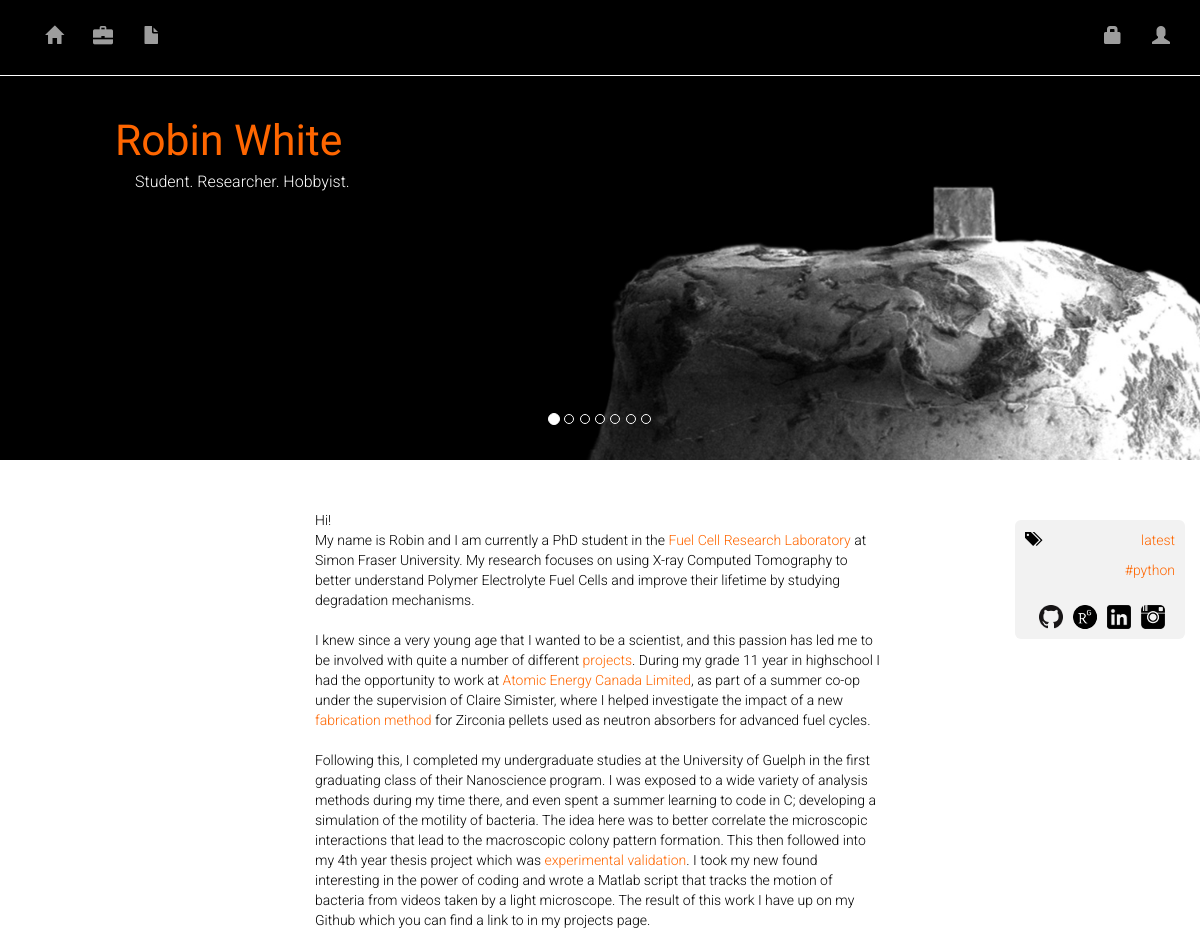
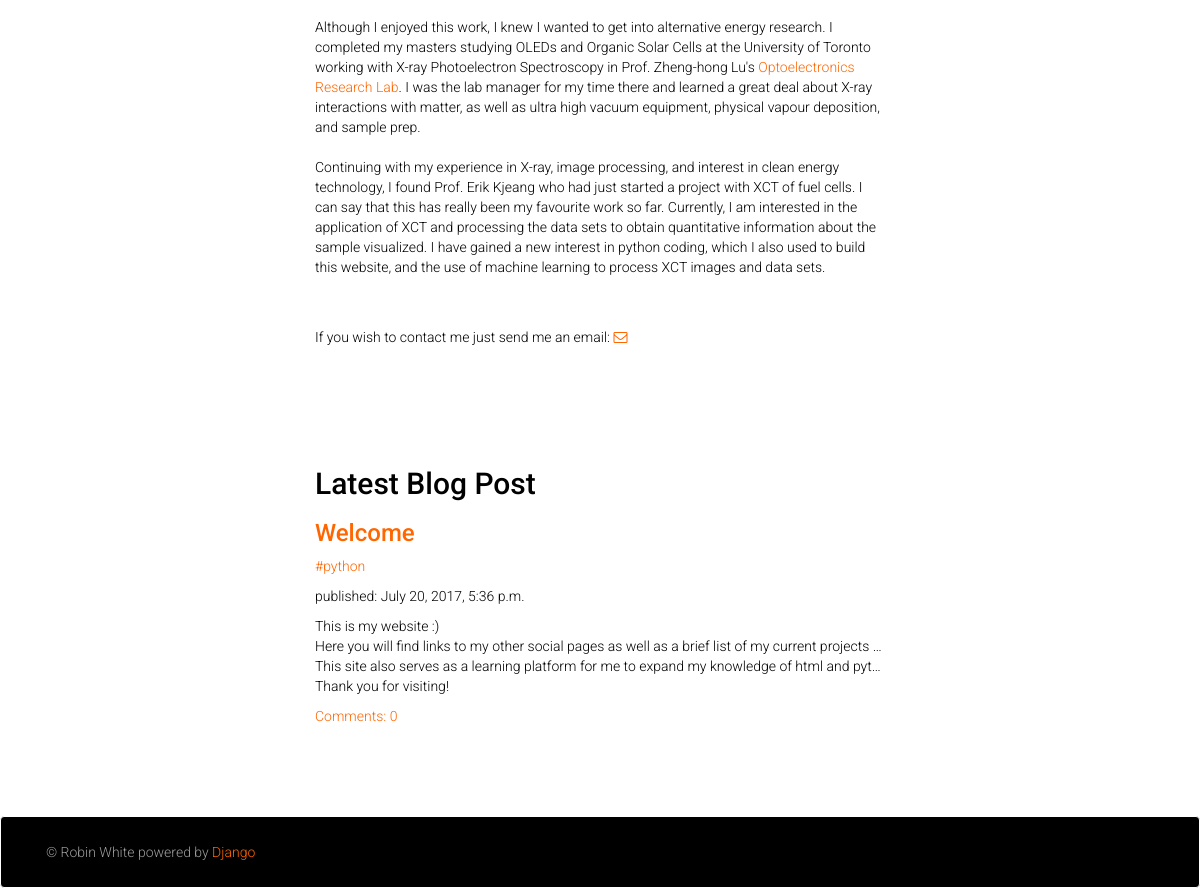
The page / on the database its author committed (2 pictures, top to bottom).
### blog/models.py (models this page shows, shortened)
class Category(models.Model):
    created_at = models.DateTimeField(auto_now_add=True, verbose_name="Created at")
    updated_at = models.DateTimeField(auto_now=True, verbose_name="Updated at")
    title = models.CharField(default="old", null=True, blank=True, max_length=255, verbose_name="Title")
    class Meta:
        verbose_name = "Category"
        verbose_name_plural = "Categories"
        ordering = ['title']
    def __str__(self):
        return self.title

class Post(models.Model):
    author = models.ForeignKey('auth.User')
    title = models.CharField(max_length=200)
    category = models.ForeignKey(Category, verbose_name="Category")
    text = models.TextField(null=True, blank=True)
    sourcecode = models.TextField(null=True, blank=True)
    image = models.ImageField(upload_to=upload_location, null=True, blank=True, width_field='width_field', height_field='height_field')
    height_field = models.IntegerField(default=0, null=True, blank=True)
    width_field = models.IntegerField(default=0, null=True, blank=True)
    created_date = models.DateTimeField(default=timezone.now)
    published_date = models.DateTimeField(blank=True, null=True)

### blog/views.py (the view)
# urls.py: url(r'^$', views.index, name='index'),
def index(request):
    last = Post.objects.count() - 1
    ind = random.randint(0, last)
    post = Post.objects.filter(published_date__lte=timezone.now()).order_by('-published_date')[0] #Post.objects.all()[ind]
    posts = Post.objects.all()
    categories = Category.objects.all()
    category = Category.objects.get(title = post.category)
    latest_post = Post.objects.filter(published_date__lte=timezone.now()).order_by('-published_date')[0]
    return render(request, 'blog/index.html', {'post': post, 'posts': posts, 'categories': categories, 'category': category, 'latest_post': latest_post})

### blog/templates/blog/index.html (shortened to what this page needs)
{% extends 'blog/base.html' %}
{% block content %}
    <br>
    <div id="carousel" class="carousel slide carousel-fade" data-ride="carousel">
        <ol class="carousel-indicators">
            <li data-target="#carousel" data-slide-to="0" class="active"></li>
            <li data-target="#carousel" data-slide-to="1"></li>
            <li data-target="#carousel" data-slide-to="2"></li>
            <li data-target="#carousel" data-slide-to="3"></li>
            <li data-target="#carousel" data-slide-to="4"></li>
            <li data-target="#carousel" data-slide-to="5"></li>
            <li data-target="#carousel" data-slide-to="6"></li>
        </ol>
        <div class="carousel-inner">
            <div class="active item">
              <hgroup>
                <div class="col-xs-7 col-xs-offset-1 logo">
                  Robin White
                </div>
                <div class="col-xs-6 col-xs-offset-1 text2">
                  Student. Researcher. Hobbyist.
                </div>
              </hgroup>
            </div>
        </div>
    </div>
    <div class="container-fluid">
      <div class ="row">
      <div class="col-md-6 col-md-offset-3" id="mybreak">
        <p>Hi!<br /> My name is Robin and I am currently a PhD student in the <a href="fcrel.ca">Fuel Cell Research Laboratory</a> at Simon Fraser University.
          My research focuses on using X-ray Computed Tomography to better understand Polymer Electrolyte Fuel Cells and improve their lifetime by studying degradation mechanisms.<br />
          <br />
          I knew since a very young age that I wanted to be a scientist, and this passion has led me to be involved with quite a number of different <a href="{% url 'projects' %}">projects</a>.
          During my grade 11 year in highschool I had the opportunity to work at <a href="http://www.aecl.ca/en/home/default.aspx" target="_blank"> Atomic Energy Canada Limited</a>, as part of
          a summer co-op under the supervision of Claire Simister, where I helped investigate the impact of a new
          <a href="https://www.iaea.org/OurWork/ST/NE/NEFW/documents/TWGFPT-2011/presentations/CANDUPHWR.pdf" target="_blank">fabrication method</a>
          for Zirconia pellets used as neutron absorbers for advanced fuel cycles.<br />
          <br />
          Following this, I completed my undergraduate studies at the University of Guelph in the first graduating class of their Nanoscience program. I was exposed to a wide variety of
          analysis methods during my time there, and even spent a summer learning to code in C; developing a simulation of the motility of bacteria. The idea here was to better
          correlate the microscopic interactions that lead to the macroscopic colony pattern formation. This then followed into my 4th year thesis project which was
          <a href ="https://www.researchgate.net/publication/258755997_Quantifying_the_Dynamics_of_Bacterial_Crowd_Surfingexperimental" target="_blank"> experimental validation</a>.
          I took my new found interesting in the power of coding and wrote a Matlab script that tracks the motion of bacteria from videos taken by a light microscope. The result of this work
          I have up on my Github which you can find a link to in my projects page.<br />
          <br />
          Although I enjoyed this work, I knew I wanted to get into alternative energy research. I completed my masters studying OLEDs and Organic Solar Cells at the University of Toronto working with X-ray Photoelectron Spectroscopy
          in Prof. Zheng-hong Lu's <a href = "http://www.ecf.utoronto.ca/~luzheng/" target="_blank">Optoelectronics Research Lab</a>. I was the lab manager for my time there and learned a great deal about X-ray interactions
          with matter, as well as ultra high vacuum equipment, physical vapour deposition, and sample prep. <br />
          <br />
          Continuing with my experience in X-ray, image processing, and interest in clean energy technology, I found Prof. Erik Kjeang who had just started a project with XCT of fuel cells.
          I can say that this has really been my favourite work so far. Currently, I am interested in the application of XCT and processing the data sets to obtain quantitative information about
          the sample visualized. I have gained a new interest in python coding, which I also used to build this website, and the use of machine learning to process XCT images and data sets.
          </p>
          <p>If you wish to contact me just send me an email: <abbr title="Email"></abbr><a href="mailto:robint.white90@gmail.com"><i class="fa fa-envelope-o"></i></a></p>
        </div>
        <div class="col-sm-2 col-sm-offset-1">
              <div class="sidebar">
                <div class = "icon"><span class="glyphicon glyphicon-tags"></span></div>
            <a href="{% url 'post_detail' pk=latest_post.pk %}"><p>latest</p></a>
            {% for category in categories %}
                <a href="{% url 'category_detail' pk=category.pk %}"><p>#{{ category.title }}</p></a>
            {% endfor %}
            <div class="media">
               <a href="https://www.instagram.com/robintwhite/?ref=badge" class="icons" target="_blank"><img src="/static/Images/instagram24.png" alt="Instagram"></a>
               <a href="https://ca.linkedin.com/pub/robin-white/59/257/188" class="icons" target="_blank"><img src="/static/Images/linkedin24.png" alt="LinkedIn"></a>
               <a href="https://www.researchgate.net/profile/Robin_White10" class="icons" target="_blank"><img src = "/static/Images/researchgateblack24_24.png" alt="ResearchGate"></a>
               <a href="https://github.com/robintwhite" class="icons" target="_blank"><img src = "/static/Images/GitHub-Mark-24px.png" alt="Github"></a>
             </div>
           </div>
        </div>
      </div>
      <div class="row">
        <div class="col-md-6 col-md-offset-3">
          <div class="post">
          <h2>Latest Blog Post</h2>
                    <a href="{% url 'post_detail' pk=post.pk %}"><h3>{{ post.title }}</h3></a>
                    <a href="{% url 'category_detail' pk=category.pk %}"><p>#{{ category.title }}</p></a>
                    <p>published: {{ post.published_date }}</p>
                    <div class ="mybloglist">
                      <p>{{ post.text|safe|linebreaksbr }}</p>
                    </div>
                    <a href="{% url 'post_detail' pk=post.pk %}">Comments: {{ post.comments.count }}</a>
            </div>
          </div>
      </div>
    </div>
{% endblock %}

### blog/static/css/site.css (style rules this page uses)
.carousel-fade .carousel-inner .item { -webkit-transition-property: opacity; transition-property: opacity; background-position: top center; background-size:cover; }
.carousel-fade .carousel-inner .item, .carousel-fade .carousel-inner .active.left, .carousel-fade .carousel-inner .active.right { opacity: 0; }
.carousel-fade .carousel-inner .active, .carousel-fade .carousel-inner .next.left, .carousel-fade .carousel-inner .prev.right { opacity: 1; }
body,html { padding-top: 20px; font-family: 'Roboto', sans-serif; font-weight: 300; color: #000000; height: 100% }
h1, h2, h3, h4 { font-family: 'Roboto', sans-serif; color: #000000; }
.post { padding-left, padding-right: 50px; margin-bottom: 70px; padding-top: 50px; }
.post h1, h2, h4 { margin-top: 50px; font-family: 'Roboto', sans-serif; color: #000000; }
.post h3, a { font-family: 'Roboto', sans-serif; color: #ff6600; }
.mybloglist p { white-space: nowrap; overflow: hidden; text-overflow: ellipsis; max-length: 75ch; max-height: 18ch; }
#mybreak p { margin-top: 50px; padding-left, padding-right: 50px; margin-bottom: 20px; }
.sidebar { border-radius: 6px 6px 6px 6px; background-color: #f2f2f2; text-align: right; padding-right: 10px; padding-left: 10px; padding-top: 10px; padding-bottom: 10px; margin-top: 60px; }
.icon { float: left; }

### blog/templates/blog/index.html (style rules this page uses)
.carousel, .carousel-inner, .carousel-inner .item { height:50vh; }
.item:nth-child(1) { background-image: url("static/Images/banner_CCMNeedle_notext.jpeg"); }
.logo { font-family: 'Oswald', sans-serif; color: #ff6600; font-weight:400; font-size:32pt; padding-top: 50px; text-align:left; }
.text2 { font-family: 'Roboto', sans-serif; color: #ffffff; font-weight:300; font-size:12pt; padding-left:35px; text-align:left; }
.icons { display: inline-block; float: right; padding-top: 10px; padding-right: 10px; }

### rows shown on the page
Category: title "python"
Post: title "Welcome", published_date "July 20, 2017, 5:36 p.m.", text "This is my website :) Here you will find links to my other social pages as well as a brief list of my current projects This site also serves as a learning platform for me to expand my knowledge of html and pyt Thank you for visiting!", comments.count "0"
